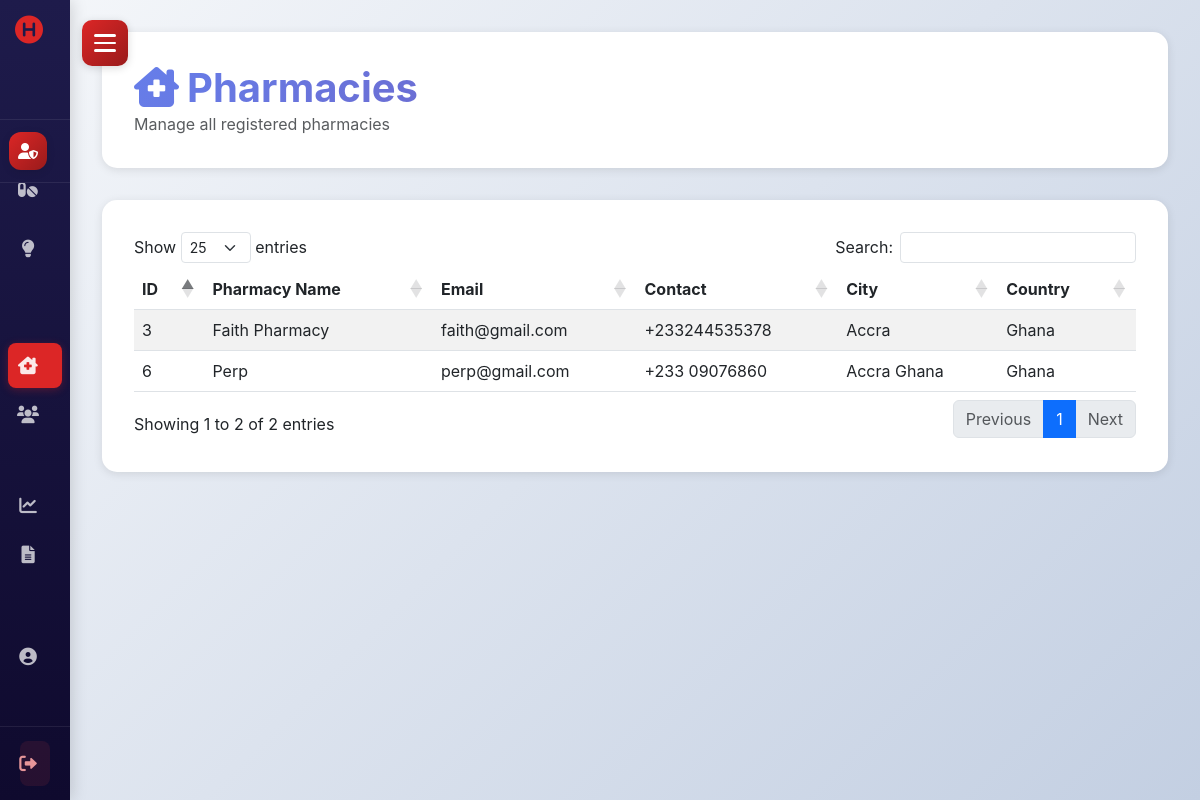
Screenshot of /admin/pharmacies.php (signed in) with the database file from the repository.
### tables this page shows
CREATE TABLE `customer` (
  `customer_id` int(11) NOT NULL,
  `customer_name` varchar(100) NOT NULL,
  `customer_email` varchar(50) NOT NULL,
  `customer_pass` varchar(150) NOT NULL,
  `customer_country` varchar(30) NOT NULL,
  `customer_city` varchar(30) NOT NULL,
  `customer_contact` varchar(15) NOT NULL,
  `customer_image` varchar(100) DEFAULT NULL,
  `user_role` int(11) NOT NULL COMMENT '0=Super Admin, 1=Pharmacy Owner, 2=Customer'
);

### settings/db_class.php (called while the page is built, shortened)
<?php
class db_connection {
    public function db_connect() {
        try {
            $this->db = new mysqli(SERVER, USERNAME, PASSWD, DATABASE);
            return true;
        } catch (Exception $e) {
            error_log("Database connection error: " . $e->getMessage());
            die("Database connection failed. Please try again later.");
        }
    }
}

### controllers/customer_controller.php (called while the page is built, shortened)
<?php
require_once '../classes/customer_class.php';
function get_all_users_by_role_ctr($role) {
    try {
        $customer = new Customer();
        return $customer->getAllUsersByRole($role);
    } catch (Exception $e) {
        error_log("Get users by role controller error: " . $e->getMessage());
        return [];
    }
}
?>

### classes/customer_class.php (called while the page is built, shortened)
<?php
require_once '../settings/db_class.php';
class Customer extends db_connection {
    public function getAllUsersByRole($role) {
        try {
            $stmt = $this->db->prepare("SELECT * FROM customer WHERE user_role = ? ORDER BY customer_name ASC");
            $stmt->bind_param("i", $role);
            $stmt->execute();
            $result = $stmt->get_result();
            $users = [];
            while ($row = $result->fetch_assoc()) {
                $users[] = $row;
            }
            return $users;
        } catch (Exception $e) {
            error_log("Get users by role error: " . $e->getMessage());
            return [];
        }
    }
}

### admin/pharmacies.php (the view, shortened to what this page needs)
<?php
require_once('../settings/core.php');
require_once('../controllers/customer_controller.php');
$pharmacies = get_all_users_by_role_ctr(1);
?>
<!DOCTYPE html>
<html lang="en">
<head>
    <link href="https://cdn.jsdelivr.net/npm/bootstrap@5.3.0/dist/css/bootstrap.min.css" rel="stylesheet">
    <link rel="stylesheet" href="https://cdnjs.cloudflare.com/ajax/libs/font-awesome/6.0.0/css/all.min.css">
    <link rel="stylesheet" href="https://cdn.datatables.net/1.13.4/css/dataTables.bootstrap5.min.css">
    <link rel="stylesheet" href="../css/sidebar.css?v=2.2">
</head>
<body>
    <?php include('../view/components/sidebar_super_admin.php'); ?>
    <div class="main-content">
        <div class="page-header">
            <h1><i class="fas fa-clinic-medical me-2"></i>Pharmacies</h1>
            <p class="text-muted mb-0">Manage all registered pharmacies</p>
        </div>
        <div class="pharmacies-container">
            <table id="pharmaciesTable" class="table table-striped table-hover">
                <thead>
                    <tr>
                        <th>ID</th>
                        <th>Pharmacy Name</th>
                        <th>Email</th>
                        <th>Contact</th>
                        <th>City</th>
                        <th>Country</th>
                    </tr>
                </thead>
                <tbody>
                    <?php foreach ($pharmacies as $pharmacy): ?>
                        <tr>
                            <td><?php echo $pharmacy['customer_id']; ?></td>
                            <td><?php echo htmlspecialchars($pharmacy['customer_name']); ?></td>
                            <td><?php echo htmlspecialchars($pharmacy['customer_email']); ?></td>
                            <td><?php echo htmlspecialchars($pharmacy['customer_contact']); ?></td>
                            <td><?php echo htmlspecialchars($pharmacy['customer_city']); ?></td>
                            <td><?php echo htmlspecialchars($pharmacy['customer_country']); ?></td>
                        </tr>
                    <?php endforeach; ?>
                </tbody>
            </table>
        </div>
    </div>
</body>
</html>

### css/sidebar.css (style rules this page uses)
:root { --sidebar-width: 280px; --sidebar-collapsed-width: 70px; --hamburger-width: 60px; --transition-speed: 0.3s; --super-admin-bg-start: #1e1b4b; --super-admin-bg-end: #0f0a2e; --super-admin-accent: #dc2626; --super-admin-hover: #2d2560; --super-admin-text: #e0e7ff; --pharmacy-bg-start: #064e3b; --pharmacy-bg-end: #022c22; --pharmacy-accent: #10b981; --pharmacy-hover: #065f46; --pharmacy-text: #d1fae5; --customer-bg-start: #4c1d95; --customer-bg-end: #2e1065; --customer-accent: #8b5cf6; --customer-hover: #6d28d9; --customer-text: #e9d5ff; }
* { margin: 0; padding: 0; box-sizing: border-box; }
body { font-family: 'Inter', 'Segoe UI', Tahoma, Geneva, Verdana, sans-serif; background-color: #f8fafc; }
.main-content { margin-left: var(--sidebar-width); padding: 2rem; min-height: 100vh; transition: margin-left var(--transition-speed) ease; }
.sidebar.collapsed ~ .main-content { margin-left: var(--sidebar-collapsed-width); }

### admin/pharmacies.php (style rules this page uses)
:root { --primary-gradient: linear-gradient(135deg, #667eea 0%, #764ba2 100%); --sidebar-width: 280px; }
body { background: linear-gradient(135deg, #f5f7fa 0%, #c3cfe2 100%); min-height: 100vh; }
.main-content { margin-left: var(--sidebar-width); padding: 2rem; transition: margin-left 0.3s ease; }
.page-header { background: white; padding: 2rem; border-radius: 15px; box-shadow: 0 2px 10px rgba(0,0,0,0.1); margin-bottom: 2rem; }
.page-header h1 { background: var(--primary-gradient); -webkit-background-clip: text; -webkit-text-fill-color: transparent; background-clip: text; margin: 0; font-weight: 700; }
.pharmacies-container { background: white; border-radius: 15px; padding: 2rem; box-shadow: 0 2px 10px rgba(0,0,0,0.1); }

### rows the page displays
customer: customer_id "3", customer_name "Faith Pharmacy", customer_email "faith@gmail.com", customer_contact "+233244535378", customer_city "Accra", customer_country "Ghana"
customer: customer_id "6", customer_name "Perp", customer_email "perp@gmail.com", customer_contact "+233 09076860", customer_city "Accra Ghana", customer_country "Ghana"
